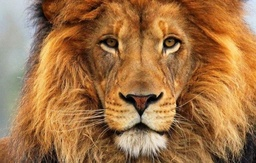
#> input picture image_morphing/lion.jpg, 256 x 163 px, shrunk from 1072 x 684 before the run, found by its file name
$ python main.py
#> lines starting #> are read from the running program, lines starting #| are printed output that depends on the picture
import cv2
import numpy as np
import os
import scipy.spatial as scp
import matplotlib.pyplot as plt

os.chdir(os.path.dirname(os.path.abspath(__file__)))

def read_points(file_points):
    lines = file_points.readlines()
    n = int(lines[0])
    points_x = np.zeros((1,n), dtype = 'float32')
    points_y = np.zeros((1,n), dtype = 'float32')
    for i in range(0,n):
        points_x[0][i] = float(lines[i+1].split(" ")[0])
        points_y[0][i] = float(lines[i+1].split(" ")[1])
    return  np.vstack([points_y, points_x]).T


lion = cv2.imread( os.getcwd()+'\\'+'lion.jpg',cv2.IMREAD_UNCHANGED)
#> lion is the input picture: shape (163, 256, 3); mean B, G, R 71, 115.5, 162.2
deer = cv2.imread( os.getcwd()+'\\'+'deer.jpg',cv2.IMREAD_UNCHANGED)
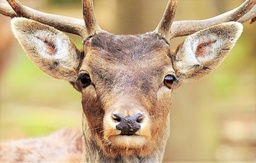
#> input picture image_morphing/deer.jpg, 256 x 163 px, shrunk from 1072 x 684 before the run, found by its file name
#> deer is the input picture: shape (163, 256, 3); mean B, G, R 130.7, 170.6, 195.5


file_points = open( 'lion-points.txt' ,mode = 'r')
#> (reads image_morphing/lion-points.txt from the repository)
lion_points = read_points(file_points)

file_points = open( 'deer-points.txt' ,mode = 'r')
#> (reads image_morphing/deer-points.txt from the repository)
deer_points = read_points(file_points)

helper_1 = deer[:,:,0].T
helper_2 = deer[:,:,1].T
helper_3 = deer[:,:,2].T
deer = np.zeros((deer.shape[1],deer.shape[0],3))
deer[:,:,0] = helper_1[:,:]
#> deer: shape (256, 163, 3) float64
deer[:,:,1] = helper_2[:,:]
deer[:,:,2] = helper_3[:,:]
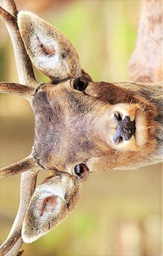
#> deer: shape (256, 163, 3) float64; mean of channels 0, 1, 2 130.7, 170.6, 195.5; drawn as B, G, R

helper_1 = lion[:,:,0].T
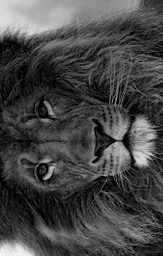
#> helper_1: shape (256, 163); min 0, max 248, mean 71
helper_2 = lion[:,:,1].T
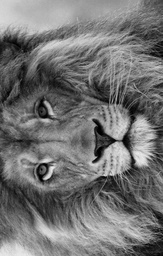
#> helper_2: shape (256, 163); min 0, max 236, mean 115.5
helper_3 = lion[:,:,2].T
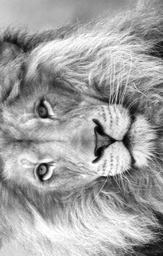
#> helper_3: shape (256, 163); min 0, max 255, mean 162.2
lion = np.zeros((lion.shape[1],lion.shape[0],3))
lion[:,:,0] = helper_1[:,:]
#> lion: shape (256, 163, 3) float64
lion[:,:,1] = helper_2[:,:]
lion[:,:,2] = helper_3[:,:]
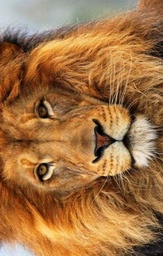
#> lion: shape (256, 163, 3) float64; mean of channels 0, 1, 2 71, 115.5, 162.2; drawn as B, G, R


triangles = scp.Delaunay(deer_points)
tri_deer = triangles.simplices

satr = np.arange(0, lion.shape[0])
#> satr = 256 values from 0 to 255
satr = np.tile(satr, (lion.shape[1], 1)).T
sotun = np.arange(0, lion.shape[1])
#> sotun = 163 values from 0 to 162
sotun = np.tile(sotun, (lion.shape[0],1))

# [7 lines of commented-out code are left out]
itr_num = 10
for t in range(0,itr_num+1):
    a = t/itr_num

    current_points = np.zeros(deer_points.shape, dtype = 'float32')
    current_points = a*(lion_points) + (1-a)*deer_points
    current_frame = np.zeros((deer.shape[1],deer.shape[0],3), dtype = 'float32')


    for i in range(0, tri_deer.shape[0]):
        index = tri_deer[i]

        src_deer = np.array([deer_points[index[0]],deer_points[index[1]] ,deer_points[index[2]]], dtype= 'float32')
        dst = np.array([current_points[index[0]],current_points[index[1]] ,current_points[index[2]]], dtype= 'float32')
        src_lion = np.array([lion_points[index[0]],lion_points[index[1]] ,lion_points[index[2]]], dtype= 'float32')

        mask =  np.zeros((deer.shape[1],deer.shape[0],3), dtype = 'uint8')

        pts = np.zeros(dst.shape)
        pts[:,0] = dst[:,1]
        pts[:,1] = dst[:,0]

        mask = cv2.fillPoly(mask,  np.int32([pts]), color=(1, 1, 1))
        mak = np.equal(current_frame, 0)
        mask *= mak

        pts = np.zeros(dst.shape).astype('float32')
        pts[:,0] = dst[:,1]
        pts[:,1] = dst[:,0]
        dst = pts
        matrix_deer = cv2.getAffineTransform(src_deer,dst)

        deer_warped = cv2.warpAffine(deer, matrix_deer, (deer.shape[0], deer.shape[1]))

        deer_warped = deer_warped*mask

        matrix_lion = cv2.getAffineTransform(src_lion,dst)

        lion_warped = cv2.warpAffine(lion, matrix_lion, (lion.shape[0], lion.shape[1]))
        lion_warped = lion_warped*mask

        first = a*lion_warped
        second = (1-a)*deer_warped

        current_frame += mask*(first + second).astype('uint8')

    cv2.imwrite(str(t).zfill(3)+'.jpg', current_frame)
    cv2.imwrite(str(itr_num*2 - t + 8).zfill(3)+'.jpg', current_frame)
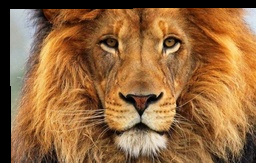
#> current_frame: shape (163, 256, 3) float32; mean of channels 0, 1, 2 61.8, 104, 147.9; drawn as B, G, R
#> deer_warped: shape (163, 256, 3) float64; every value is 0
#> mask: shape (163, 256, 3); every value is 0
